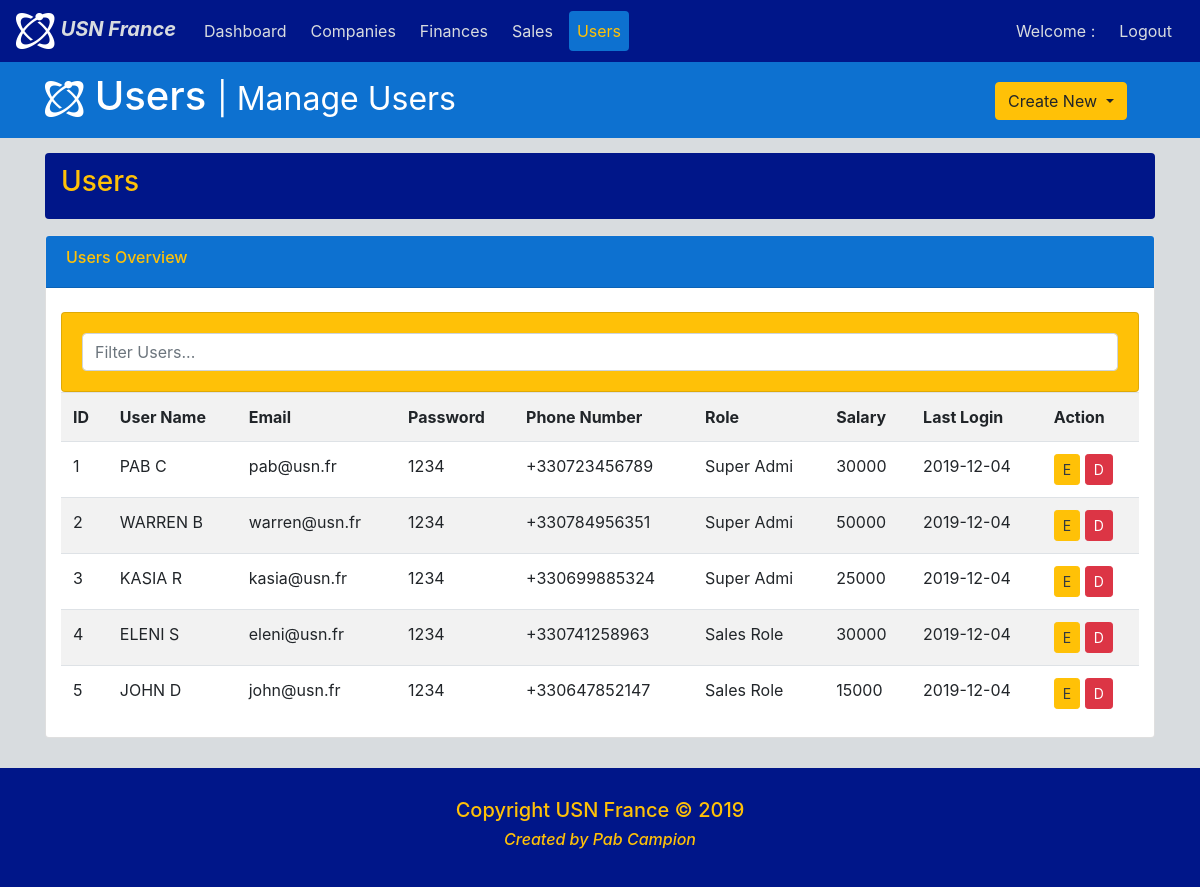
The page /users.php on the database its author committed.
### tables this page shows
CREATE TABLE IF NOT EXISTS `users` (
  `U_ID` INT NOT NULL AUTO_INCREMENT,
  `U_USERNAME` VARCHAR(45) NOT NULL,
  `U_EMAIL` VARCHAR(75) NOT NULL,
  `U_PASSWORD` VARCHAR(45) NOT NULL,
  `U_TEL` VARCHAR(20) NULL,
  `U_ROLE` VARCHAR(10) NOT NULL,
  `U_SALARY` FLOAT NULL,
  `U_LOGIN` DATE NOT NULL,
  PRIMARY KEY (`U_ID`)
);

### config/functions.php (called while the page is built, shortened)
<?php
include('session.php');
$queryUsers = "SELECT * FROM users ORDER BY U_ID ASC LIMIT 10";
$resultUsers = mysqli_query($conn, $queryUsers);
$users = mysqli_fetch_all($resultUsers, MYSQLI_ASSOC);

### users.php (the view, shortened to what this page needs)
<?php
    if(!isset($_SESSION['login_user'])){
      include('config/functions.php');
    }
?>
<!doctype html>
<html lang="en">
  <head>
    <?php
    include('config/cssHeader.php');
    ?>
  <body>
  <nav class="navbar navbar-expand-md">
    <a class="navbar-brand" href="#"><img src="img/usn-logo-small.png" class="usn-logo-small" alt="usn-logo-small"> <b><em>USN France</em></b></a>
    <div class="collapse navbar-collapse" id="navbarsExampleDefault">
      <ul class="navbar-nav mr-auto">
        <li class="nav-item">
          <a class="nav-link" href="index.php">Dashboard</a>
        </li>
        <li class="nav-item">
          <a class="nav-link" href="companies.php">Companies</a>
        </li>
        <li class="nav-item">
          <a class="nav-link" href="finances.php">Finances</a>
        </li>
        <li class="nav-item">
          <a class="nav-link" href="sales.php">Sales</a>
        </li>
        <li class="nav-item active">
          <a class="nav-link" href="users.php">Users</a>
        </li>
      </ul>
      <ul class="navbar-nav ml-auto">
        <li class="nav-item">
          <a class="nav-link" href="">Welcome : <i><?php echo $login_session; ?></i></a>
        </li>
        <li class="nav-item">
          <a class="nav-link" href="config/logout.php">Logout</a>
        </li>
      </ul>
    </div>
  </nav>
  <header id="header">
    <div class="container">
      <div class="row">
        <div class="col-md-10">
          <h1> <img src="img/usn-logo-small.png" class="usn-logo-small" alt="usn-logo-small">
          Users <small>| Manage Users</small></h1>
        </div>
        <div class="col-md-2">
            <div class="dropdown create">
              <button class="btn btn-warning dropdown-toggle" type="button" id="dropdownMenuButton" data-toggle="dropdown" aria-haspopup="true" aria-expanded="false">
                Create New
              </button>
            </div>
          </div>
        </div>
      </div>
  </header>
  <section id="breadcrumb">
    <div class="container">
      <ol class="breadcrumb">
        <li class="active"><h3>Users</h3></li>
      </ol>
    </div>
  </section>
  <section id="main">
    <div class="container">
      <div class="row">
        <div class="col-md-12">
          <div class="card">
            <div class="card-header">
             <h6> Users Overview</h6>
            </div>
            <br>
              <div class="col-md-12">
                <div class="card text-dark bg-warning">
                  <div class="card-body">
                    <input class="form-control" type="text" placeholder="Filter Users...">
                  </div>
                </div>
                <form action="config/functions.php" method="POST">
                <table class="table table-striped table-hover">
                  <tr>
                    <th>ID</th>
                    <th>User Name</th>
                    <th>Email</th>
                    <th>Password</th>
                    <th>Phone Number</th>
                    <th>Role</th>
                    <th>Salary</th>
                    <th>Last Login</th>
                    <th>Action</th>
                  </tr>
                  <?php foreach($users as $user) { ?>
                  <tr>
                    <td><?php echo $user['U_ID'] ?></td>
                    <td><?php echo $user['U_USERNAME'] ?></td>
                    <td><?php echo $user['U_EMAIL'] ?></td>
                    <td><?php echo $user['U_PASSWORD'] ?></td>
                    <td><?php echo $user['U_TEL'] ?></td>
                    <td><?php echo $user['U_ROLE'] ?></td>
                    <td><?php echo $user['U_SALARY'] ?></td>
                    <td><?php echo $user['U_LOGIN'] ?></td>
                    <td>
                      <a href="editUser.php?id=<?=$user['U_ID']?>"><button
                       type="button" id="editUser"
                       class="btn text-dark btn-warning btn-sm">E</button></a>
                      <button type="submit" name="deleteUser" value="<?= $user['U_ID'] ?>" class="btn btn-danger btn-sm" >D</button>
                    </td>
                  </tr>
                  <?php } ?>
                </table>
                </form>
              </div>
            </div>
          </div>
          <br>
        </div>
      </div>
  </section>
    <?php
    include('config/footer.php');
    ?>
  </body>
</html>

### css/style.css (style rules this page uses)
body { background: #d8dcdf; }
nav { min-height: 33px !important; margin-bottom: 0; border-radius: 0; }
.navbar { background-color: #001689; }
.navbar .navbar-brand { color: #d8dcdf; }
.navbar .navbar-nav .nav-link { color: #d8dcdf; border-radius: .25rem; margin: 0 0.25em; }
.navbar .navbar-nav .nav-item.active .nav-link, .navbar .navbar-nav .nav-item.active .nav-link:hover, .navbar .navbar-nav .nav-item.active .nav-link:focus, .navbar .navbar-nav .nav-item.show .nav-link, .navbar .navbar-nav .nav-item.show .nav-link:hover, .navbar .navbar-nav .nav-item.show .nav-link:focus { color: #ffc107; background-color: #0d71d0; }
.navbar .navbar-collapse, .navbar .navbar-form { border-color: #d8dcdf; }
#header { background-color: #0d71d0; color: #ffffff; padding-top: 10px; padding-bottom: 10px; margin-bottom: 15px; }
#header .create { padding-top: 10px; }
.breadcrumb { background: #001689; color: #ffc107 !important; }
.card .card-header { background: #0d71d0; color: #ffc107; }

### rows shown on the page
users: U_ID "1", U_USERNAME "PAB C", U_EMAIL "pab@usn.fr", U_PASSWORD "1234", U_TEL "+330723456789", U_ROLE "Super Admi", U_SALARY "30000", U_LOGIN "2019-12-04"
users: U_ID "2", U_USERNAME "WARREN B", U_EMAIL "warren@usn.fr", U_PASSWORD "1234", U_TEL "+330784956351", U_ROLE "Super Admi", U_SALARY "50000", U_LOGIN "2019-12-04"
users: U_ID "3", U_USERNAME "KASIA R", U_EMAIL "kasia@usn.fr", U_PASSWORD "1234", U_TEL "+330699885324", U_ROLE "Super Admi", U_SALARY "25000", U_LOGIN "2019-12-04"
users: U_ID "4", U_USERNAME "ELENI S", U_EMAIL "eleni@usn.fr", U_PASSWORD "1234", U_TEL "+330741258963", U_ROLE "Sales Role", U_SALARY "30000", U_LOGIN "2019-12-04"
users: U_ID "5", U_USERNAME "JOHN D", U_EMAIL "john@usn.fr", U_PASSWORD "1234", U_TEL "+330647852147", U_ROLE "Sales Role", U_SALARY "15000", U_LOGIN "2019-12-04"
